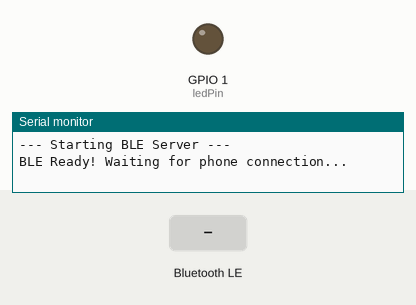
A sketch run on a simulated ESP32. Shown: output pins drawn as LEDs (lit = HIGH), the last lines printed to the serial monitor. Inputs (shaded band) come from the test bench. Nothing arrives over Bluetooth unless stated; a phone connects over Bluetooth LE 3 s after start.

Above: at 3.2 s.
3.3 s: Bluetooth LE write "ON" received
At 4.1 s:
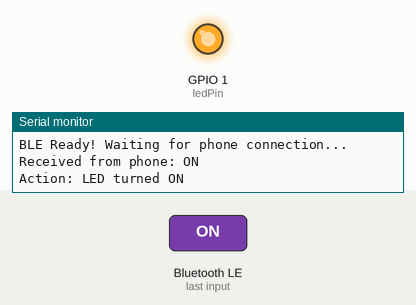
4.8 s: Bluetooth LE write "OFF" received
At 5.2 s:
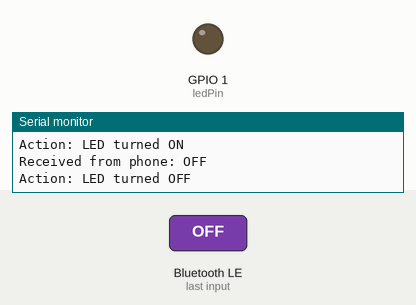
Timing chart, 0 to 7.8 s (numbered marks = the images above; inputs shaded):
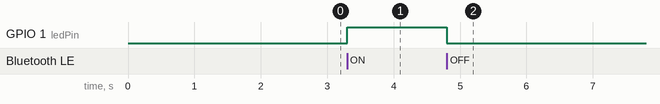

The sketch:

BLEWirelessDataTransfertest.ino
```cpp
#include <BLEDevice.h>
#include <BLEServer.h>
#include <BLEUtils.h>

const int ledPin = 1;

#define SERVICE_UUID        "4fafc201-1fb5-459e-8fcc-c5c9c331914b"
#define CHARACTERISTIC_UUID "beb5483e-36e1-4688-b7f5-ea07361b26a8"

// This class listens for incoming messages from the phone
class MyCallbacks: public BLECharacteristicCallbacks {
    void onWrite(BLECharacteristic *pCharacteristic) {
      // Grab the incoming data
      String rxValue = pCharacteristic->getValue().c_str();

      if (rxValue.length() > 0) {
        Serial.print("Received from phone: ");
        Serial.println(rxValue);

        // Check if the phone sent the word "ON" or "OFF"
        if (rxValue == "ON") {
          digitalWrite(ledPin, HIGH);
          Serial.println("Action: LED turned ON");
        }
        else if (rxValue == "OFF") {
          digitalWrite(ledPin, LOW);
          Serial.println("Action: LED turned OFF");
        }
      }
    }
};

void setup() {
  Serial.begin(115200);
  pinMode(ledPin, OUTPUT);
  digitalWrite(ledPin, LOW);
  delay(2000);

  Serial.println("\n--- Starting BLE Server ---");
  BLEDevice::init("ESP32_BLE_Node");

  BLEServer *pServer = BLEDevice::createServer();
  BLEService *pService = pServer->createService(SERVICE_UUID);

  // Notice we added "PROPERTY_WRITE" so the phone is allowed to send data
  BLECharacteristic *pCharacteristic = pService->createCharacteristic(
                                         CHARACTERISTIC_UUID,
                                         BLECharacteristic::PROPERTY_READ |
                                         BLECharacteristic::PROPERTY_WRITE
                                       );

  // Attach our listener class to the characteristic
  pCharacteristic->setCallbacks(new MyCallbacks());
  pCharacteristic->setValue("Waiting for command...");

  pService->start();

  BLEAdvertising *pAdvertising = BLEDevice::getAdvertising();
  pAdvertising->addServiceUUID(SERVICE_UUID);
  pAdvertising->setScanResponse(true);
  BLEDevice::startAdvertising();

  Serial.println("BLE Ready! Waiting for phone connection...");
}

void loop() {
  delay(2000); // Do nothing, the BLE Callback handles everything!
}
```

Measured:
- after the input at 3.3 s, GPIO 1 (ledPin): LOW → HIGH at once
- after the input at 4.8 s, GPIO 1 (ledPin): HIGH → LOW at once
